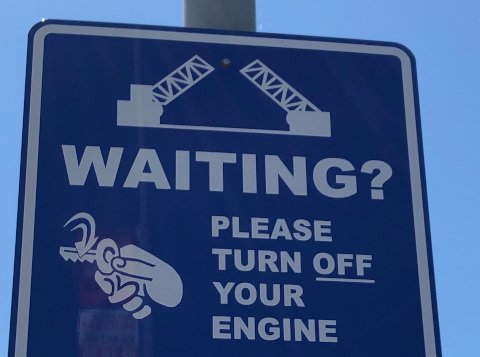
#> input picture images/board.png, 480 x 357 px
$ python -i segmentation.py   (imports and definitions only)
#> lines starting #> are read from the running program, lines starting #| are printed output that depends on the picture
import os
from google.cloud import vision
import io
import cv2
from PIL import Image
import numpy as np
import streamlit as st
import base64


os.environ["GOOGLE_APPLICATION_CREDENTIALS"] = "service_token.json"


def segment_image(image_content):
    # Read the image using OpenCV
    np_arr = np.frombuffer(image_content, np.uint8)
    image = cv2.imdecode(np_arr, cv2.IMREAD_COLOR)
    gray = cv2.cvtColor(image, cv2.COLOR_BGR2GRAY)
    _, thresh = cv2.threshold(gray, 150, 255, cv2.THRESH_BINARY_INV)
    # Find contours to segment the image
    contours, _ = cv2.findContours(thresh, cv2.RETR_EXTERNAL, cv2.CHAIN_APPROX_SIMPLE)

    segments = []
    for contour in contours:
        x, y, w, h = cv2.boundingRect(contour)
        segment = image[y:y + h, x:x + w]
        segments.append(segment)

    return segments

# [47 lines left out: functions create_html, main, not called in this run]

# [2 lines not run here, left out]

>>> import cv2
>>> picture = cv2.imread('../images/board.png', cv2.IMREAD_GRAYSCALE)
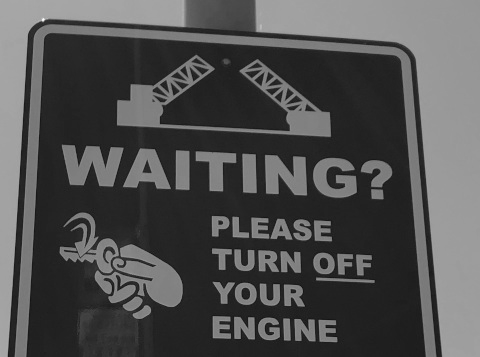
#> picture: shape (357, 480); min 18, max 252, mean 79.8
#> (the run stopped early here; a loop or call above may not have finished)
